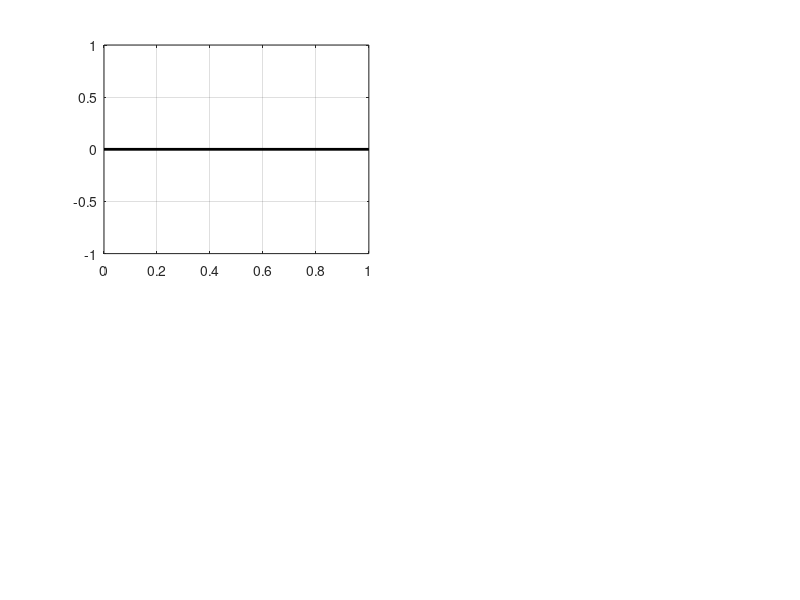

The MATLAB script that drew this image: (Note: this script raises an error after producing the figure.)
clear; close all; clc;

% ------------------------------------------------------------------------------------------
% ------------------------------------------------------------------------------------------

%% Description
% Computes steady-state bifurcation diagrams for 1D CH w/
% fixed L, varying mu, 2 different values of mass m

% ------------------------------------------------------------------------------------------
% ------------------------------------------------------------------------------------------

L = 10;
modes = 1:3; % First 3 spatial modes
m1 = 0;
m2 = 0.5;
N = 2^7;

fig = figure('Position', [50 50 1300 850]);

%% Plot 1: m = 0
subplot(2, 2, 1); hold on; box on; grid on;
plot([0, 1], [0, 0], 'k-', 'LineWidth', 2, 'DisplayName', 'Tivial mode');
colors = lines(length(modes));

for i = 1:length(modes)
    k = modes(i);
    [mu_v, norm_v, ~, ~] = trace_branch_spectral(k, m1, L, 1, N);
    plot(mu_v, norm_v, '-', 'Color', colors(i,:), 'LineWidth', 2, ...
        'DisplayName', sprintf('Mode %d', k));
end
xlabel('\mu', 'FontSize', 12); ylabel('||u - m||_{L_2}', 'FontSize', 12);
title(sprintf('Bifurcation Diagram (m = %g, Unstable)', m1), 'FontSize', 12);
xlim([0, 0.4]); ylim([0, 1.2]);
legend('Location', 'northwest', 'FontSize', 10);

%% Plot 2: m \neq 0
subplot(2, 2, 2); hold on; box on; grid on;
plot([0, 1], [0, 0], 'k-', 'LineWidth', 2, 'DisplayName', 'Trivial mode');

p_mu_p = {}; p_prof_p = {}; 
p_mu_n = {}; p_prof_n = {}; 

for i = 1:length(modes)
    k = modes(i);
    % Trace both peak (droplet) and valley (bubble) branches
    [mu_p, norm_p, prof_p, x_plot] = trace_branch_spectral(k, m2, L, 1);  
    [mu_n, norm_n, prof_n, ~]      = trace_branch_spectral(k, m2, L, -1); 
    
    p_mu_p{i} = mu_p; p_prof_p{i} = prof_p;
    p_mu_n{i} = mu_n; p_prof_n{i} = prof_n;
    
    plot(mu_p, norm_p, '-', 'Color', colors(i,:), 'LineWidth', 2, ...
        'DisplayName', sprintf('Mode %d', k));
    plot(mu_n, norm_n, '--', 'Color', colors(i,:), 'LineWidth', 2, ...
        'HandleVisibility', 'off');
end
xlabel('\mu', 'FontSize', 12); ylabel('||u - m||_{L_2}', 'FontSize', 12);
title(sprintf('Bifurcation Diagram (m = %g, Transitional)', m2), 'FontSize', 12);
xlim([0.4, 0.9]); ylim([0, 1.2]);
legend('Location', 'northwest', 'FontSize', 10);
text(0.42, 1.1, 'Solid: Droplet (Peak at x=0)', 'FontSize', 10, 'BackgroundColor', 'w');
text(0.42, 1.0, 'Dashed: Bubble (Valley at x=0)', 'FontSize', 10, 'BackgroundColor', 'w');

%% Plot 3: Profiles for m \neq 0 (Mode 1, Peak branch)
subplot(2, 2, 3); hold on; box on; grid on;
idx_list = round(linspace(1, size(p_prof_p{1}, 2), 6));
cc = parula(length(idx_list) + 1);

for i = 1:length(idx_list)
    idx = idx_list(i);
    plot(x_plot, p_prof_p{1}(:, idx), 'Color', cc(i,:), 'LineWidth', 1.5, ...
        'DisplayName', sprintf('\\mu = %.3f', p_mu_p{1}(idx)));
end
yline(m2, 'k--', 'LineWidth', 1, 'DisplayName', 'm=0.5 (Mean)');
xlabel('x'); ylabel('u(x)');
title('Mode 1 Profiles: Dense Droplet Phase');
xlim([-pi*L, pi*L]);
legend('Location', 'northeast', 'NumColumns', 2);

%% Plot 4: Profiles for m \neq 0 (Mode 1, valley branch)
subplot(2, 2, 4); hold on; box on; grid on;
idx_list2 = round(linspace(1, size(p_prof_n{1}, 2), 6));

for i = 1:length(idx_list2)
    idx = idx_list2(i);
    plot(x_plot, p_prof_n{1}(:, idx), 'Color', cc(i,:), 'LineWidth', 1.5, ...
        'DisplayName', sprintf('\\mu = %.3f', p_mu_n{1}(idx)));
end
yline(m2, 'k--', 'LineWidth', 1, 'DisplayName', 'm=0.5 (Mean)');
xlabel('x'); ylabel('u(x)');
title('Mode 1 Profiles: Dilute Bubble Phase');
xlim([-pi*L, pi*L]);
legend('Location', 'northeast', 'NumColumns', 2);

sgtitle('Cahn-Hilliard Steady-State Bifurcations (Spectral Collocation + fsolve)', ...
        'FontSize', 14, 'FontWeight', 'bold');

% =========================================================================
% FOURIER PSEUDOSPECTRAL AMPLITUDE CONTINUATION
% =========================================================================

function [mu_vec, norm_vec, prof_u, x_plot] = trace_branch_spectral(mode_n, m, L, signA, N)
    % Grid setup: N must be even. 
    % We solve on [-pi*L, pi*L) so x=0 is exactly in the middle.
    x = (2*pi*L/N) * (-N/2 : N/2-1)';
    idx_0 = N/2 + 1; % The exact index where x = 0
    
    % Build the explicit N x N Spectral Second Derivative Matrix (D2)
    n_vec = [0:N/2-1 0 -N/2+1:-1]';
    k_vec = n_vec / L;
    % D2 operates on a vector u equivalent to ifft(-k^2 .* fft(u))
    D2 = real(ifft(bsxfun(@times, -k_vec.^2, fft(eye(N))))); 
    
    % Analytical critical bifurcation point
    mu_crit = 3*m^2 + (mode_n/L)^2; 
    
    % Adaptive amplitude stepping
    A_max = 1.2 * signA;
    dA_base = 0.02 * signA;
    dA = dA_base;
    A_curr = dA;
    
    mu_vec = []; norm_vec = []; prof_u = [];
    
    % Initial Guess for fsolve
    u_guess = m + A_curr * cos(mode_n * x / L);
    C_guess = mu_crit * m - m^3;
    X0 = [u_guess; mu_crit; C_guess]; % Vector of unknowns: [u_1...u_N, mu, C]
    
    options = optimoptions('fsolve', 'Display', 'none', ...
                           'FunctionTolerance', 1e-6, ...
                           'StepTolerance', 1e-6);
    
    while abs(A_curr) <= abs(A_max)
        % Pin the amplitude at x=0
        U0 = m + A_curr; 
        
        [X_sol, fval, exitflag] = fsolve(@(X) spectral_sys(X, m, U0, D2, N, idx_0), X0, options);
        
        if exitflag > 0 && norm(fval) < 1e-4
            % Extract solution variables
            u_sol = X_sol(1:N);
            mu_sol = X_sol(N+1);
            
            % Save metrics
            mu_vec(end+1) = mu_sol;
            
            % L2 Norm on a periodic grid is simply the RMS of the variance
            norm_vec(end+1) = sqrt(mean((u_sol - m).^2));
            
            % Close the periodic boundary for clean plotting
            x_plot = [x; pi*L]; 
            prof_u(:, end+1) = [u_sol; u_sol(1)];
            
            % Update for next step
            X0 = X_sol; 
            A_curr = A_curr + dA;
            dA = sign(dA) * min(abs(dA)*1.2, abs(dA_base)); % Gently increase step
            
        else
            % Solver failed (step too large). Shrink step and retry.
            dA = dA / 2;
            if abs(dA) < 1e-4
                break; % Hit the limit of the branch
            end
        end
    end
end

% Discretized Nonlinear System (N+2 Equations)
function F = spectral_sys(X, m, U0, D2, N, idx_0)
    % Unpack
    u = X(1:N);
    mu = X(N+1);
    C = X(N+2);
    
    % 1. Pseudospectral PDE evaluation (D2*u is the spectral u_xx)
    F_pde = D2*u + mu*u - u.^3 - C;
    
    % 2. Mass conservation (mean of u must equal m)
    F_mass = mean(u) - m;
    
    % 3. Amplitude constraint: Pin the center point (x=0) to exactly U0
    F_amp = u(idx_0) - U0;
    
    % Combine residuals
    F = [F_pde; F_mass; F_amp];
end
